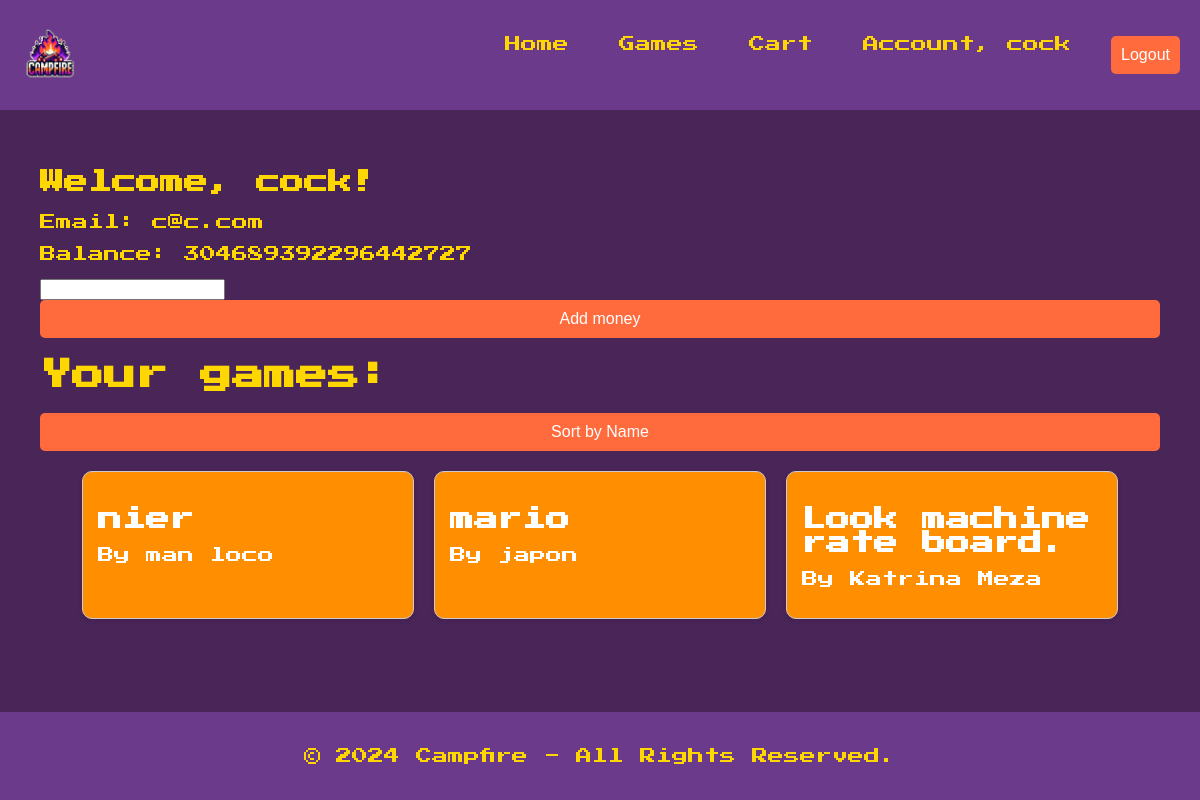
Page /account/ (signed in) on the earlier database version.
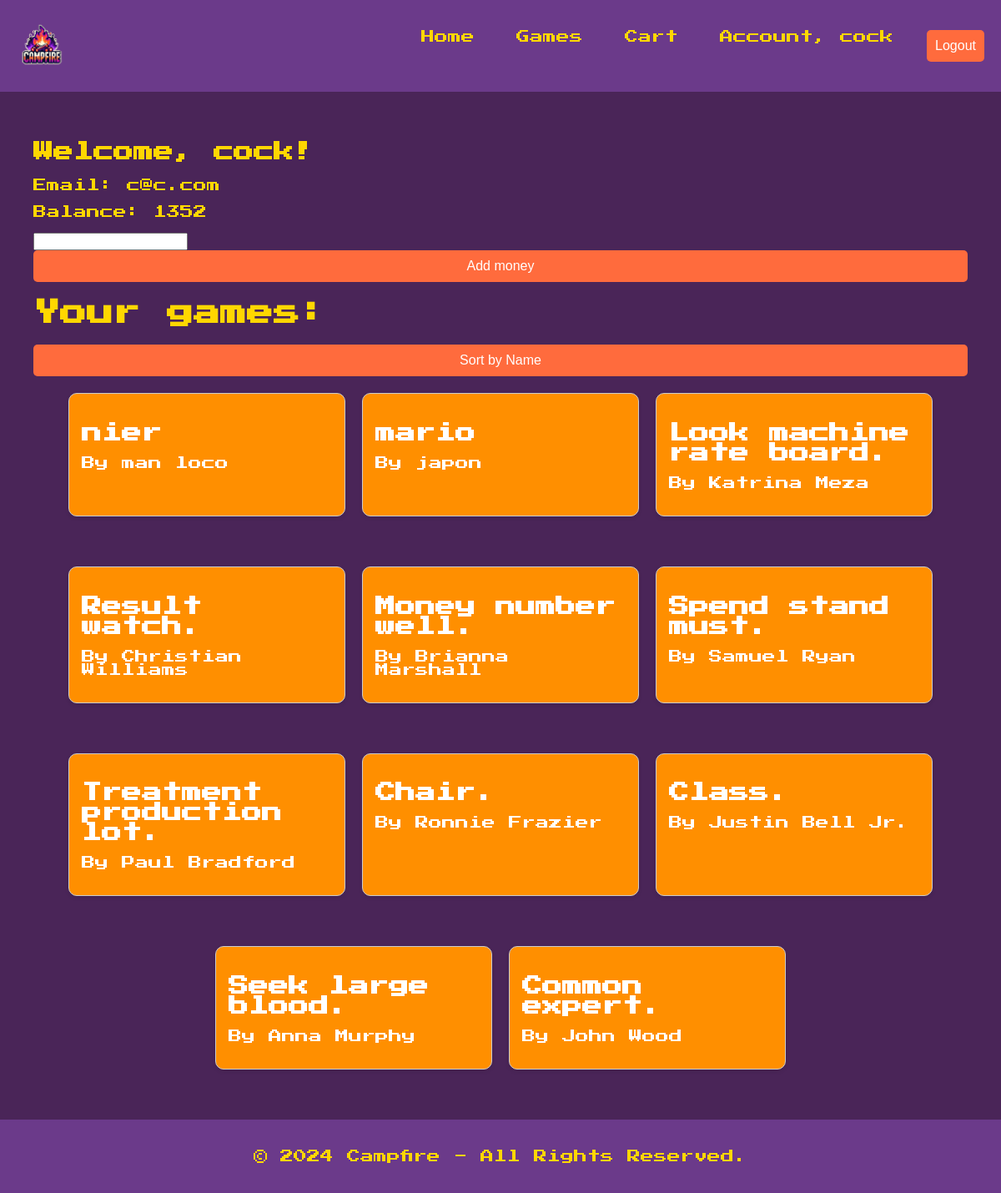
Same page on the later database version.
### shop/models.py (models this page shows, shortened)
class Wallet(models.Model):
    user = models.ForeignKey(
        User, on_delete=models.CASCADE, related_name='user_wallet')
    balance = models.IntegerField(default=0)

class GameOwner(models.Model):
    user = models.ForeignKey(
        User, on_delete=models.CASCADE, related_name='game_owner')
    game = models.ForeignKey(
        Game, on_delete=models.CASCADE, related_name='game_owner')
    quantity = models.PositiveIntegerField(default=1)

class Game(models.Model):
    title = models.CharField(max_length=255)
    author = models.CharField(max_length=255)
    price = models.IntegerField()
    description = models.TextField()

### shop/views.py (the view, shortened to what this page needs)
# urls.py: path('account/', Account.as_view(), name='account'),
class Account(LoginRequiredMixin, View):
    template_name = "account.html"
    def get(self, request):
        owned_games = GameOwner.objects.filter(user=request.user)
        wallet, created = Wallet.objects.get_or_create(user=request.user)
        if 'sort_by_name' in request.GET:
            owned_games = owned_games.select_related(
                'game').order_by('game__title')
        return render(request, self.template_name, {
                      'user': request.user,
                      'owned_games': owned_games,
                      "wallet": wallet,
                      })

### shop/templates/account.html (shortened to what this page needs)
{% extends 'base.html' %}
{% block content %}
<div class="container">
  <h2>Welcome, {{ user.username }}!</h2>
  <p>Email: {{ user.email }}</p>
  <p>Balance: {{ wallet.balance }}</p>
  <form action="{% url 'account' %}" method="post">
    <input type="number" min="1" name="balance">
    <button type="submit">Add money</button>
  </form>
  <h1>Your games:</h1>
  <form action="{% url 'account' %}" method="get">
    <button type="submit" name="sort_by_name" value="1">Sort by Name</button>
  </form>
  <div class="games-grid">
    {% for item in owned_games %}
    <div class="game-card">
      <div class="game-info">
        <h2>{{ item.game.title }}</h2>
        <p>By {{ item.game.author }}</p>
      </div>
    </div>
    {% empty %}
    <p>You don't own any games yet.</p>
    {% endfor %}
  </div>
</div>
{% endblock %}

### shop/templates/base.html (shortened to what this page needs)
<!doctype html>
<html lang="en">
<head>
  {% load static %}
  <link href="{% static 'css/styles.css' %}" rel="stylesheet" />
</head>
<body>
  <nav class="navbar">
    <div class="logo">
      <img src="{% static 'images/logo.png' %}" alt="Campfire Logo" />
    </div>
    <ul class="nav-links">
      <li><a href="{% url 'home' %}">Home</a></li>
      {% if user.is_authenticated %}
      <li><a href="{% url 'games' %}">Games</a></li>
      <li><a href="{% url 'cart' %}">Cart</a></li>
      <li><a href="{% url 'account' %}">Account, {{ user.username }}</a></li>
      <form method="POST" action="{% url 'logout' %}">
        <button type="submit">Logout</button>
      </form>
      {% else %}
      <li><a href="{% url 'login' %}">Login</a></li>
      <li><a href="{% url 'signup' %}">Signup</a></li>
      {% endif %}
    </ul>
  </nav>
  <div class="container">
    {% block content %}
    {% endblock %}
  </div>
  <footer class="footer">
    <p>© 2024 Campfire - All Rights Reserved.</p>
  </footer>
</body>
</html>

### shop/static/css/styles.css (style rules this page uses)
body { font-family: 'Press Start 2P', cursive; background-color: #4A2558; color: #FFD700; margin: 0; padding: 0; min-height: 100vh; display: flex; flex-direction: column; }
.navbar { display: flex; justify-content: space-between; align-items: center; padding: 20px; background-color: #6B3A8A; }
.navbar .logo img { width: 60px; height: auto; }
.nav-links { list-style: none; display: flex; gap: 30px; }
.nav-links li { display: inline; }
.nav-links li a { text-decoration: none; font-size: 16px; color: #FFD700; padding: 10px; transition: background-color 0.3s ease; }
.container { flex: 1; padding: 20px; }
.footer { background-color: #6B3A8A; color: #FFD700; padding: 20px; text-align: center; margin-top: auto; }
button[type="submit"] { width: 100%; padding: 10px; background-color: #FF6B3D; border: none; border-radius: 5px; color: white; font-size: 16px; cursor: pointer; transition: background-color 0.3s ease; }
.games-grid { display: flex; flex-wrap: wrap; gap: 20px; justify-content: center; }
.game-card { background-color: #FF6633; border-radius: 10px; padding: 20px; width: 300px; box-shadow: 0 4px 8px rgba(0, 0, 0, 0.2); transition: transform 0.3s ease; }
.game-info h2 { color: white; margin-bottom: 10px; }
.game-info p { color: white; }
.game-card { margin: 20px 0; padding: 15px; border: 1px solid #ccc; box-shadow: 0 2px 5px rgba(0,0,0,0.1); background-color: #FF8F00; }
.game-info { margin-bottom: 10px; }

Differences in the rows shown:
changed Wallet: balance "304689392296442727" → "1352"
added GameOwner: game "Result watch.", game.author "Christian Williams"
added GameOwner: game "Money number well.", game.author "Brianna Marshall"
added GameOwner: game "Spend stand must.", game.author "Samuel Ryan"
added GameOwner: game "Treatment production lot.", game.author "Paul Bradford"
added GameOwner: game "Chair.", game.author "Ronnie Frazier"
added GameOwner: game "Class.", game.author "Justin Bell Jr."
added GameOwner: game "Seek large blood.", game.author "Anna Murphy"
added GameOwner: game "Common expert.", game.author "John Wood"
